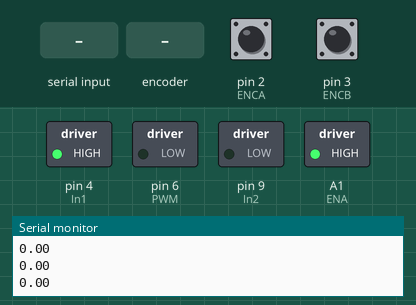
A sketch run on a simulated Arduino Uno, built with avr-gcc and run on an emulated ATmega328P. On the bench: switched loads named in the sketch (green lamp = pin HIGH), the last lines printed to the serial monitor. The inputs (shaded band) are chosen by the test bench; at power-on: pin 2 (ENCA) HIGH, pin 3 (ENCB) HIGH.

Above: at 2.2 s.
2.3 s: "90,45\n" received over Serial
At 3.45 s:
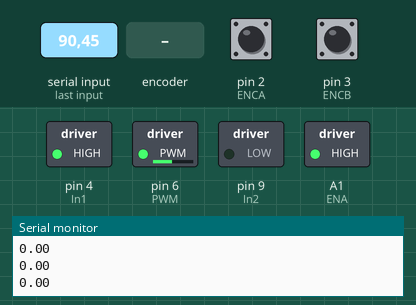
At 5.28 s:
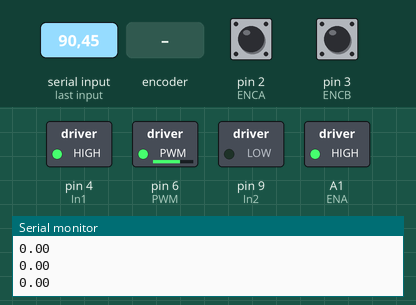
5.3 s: rotary encoder on pin 2 (ENCA) / pin 3 (ENCB) turned 1 step (first pin leading)
At 7.47 s:
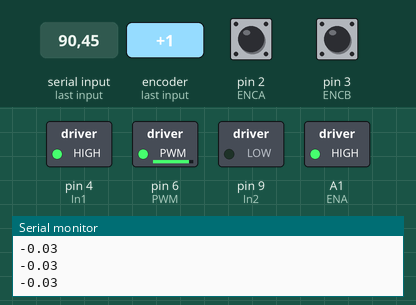
8.3 s: "30,150\n" received over Serial
Timing chart, 0 to 16.8 s (numbered marks = the images above; inputs shaded):
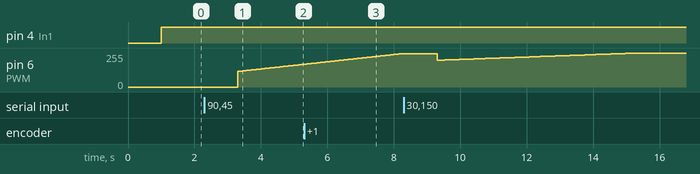

Measured:
- after the input at 2.3 s, pin 6 (PWM): moves from 0/255 to 170/255 over 2.0 s, starting after 1.0 s

The sketch:

PID2.ino
```cpp
#include <util/atomic.h>
#define In1 4
#define In2 9
#define ENCA 2
#define ENCB 3
#define PWM 6
#define ENA A1

String x;
char t[80];

char buffer[20];

long prevT = 0;
int posPrev = 0;
volatile int pos_i = 0;
volatile float velocity_i = 0;
volatile long prevT_i = 0;

float v1Filt = 0;
float v1Prev = 0;
float v2Filt = 0;
float v2Prev = 0;

float eintegral = 0;
float edrivative = 0;
float preve = 0;

float vt = 0;

float kp = 1;
float ki = 0.3;


void setup() {
  Serial.begin(9600);
  pinMode(In1,OUTPUT);
  pinMode(In2,OUTPUT);
  pinMode(PWM,OUTPUT);
  pinMode(ENA, OUTPUT);
  pinMode(ENCA,INPUT);
  pinMode(ENCB,INPUT);
  digitalWrite(ENA,HIGH);

  attachInterrupt(digitalPinToInterrupt(ENCA),readEncoder,RISING);

  analogWrite(PWM,0);
  delay(1000);


}

void loop() {

  /*  measuring output speed */
  /*if (Serial.available()) {
    char receivedChar = Serial.read(); // Read the character from serial communication
    Serial.println(receivedChar);
    if (receivedChar == 'S') {
      analogWrite(PWM,0);
    } else  {*/
  int pos = 0;
  float velocity2 = 0;
  ATOMIC_BLOCK(ATOMIC_RESTORESTATE){
    pos = pos_i;
    velocity2 = velocity_i;}

  long currT = micros();
  float deltaT = ((float)(currT-prevT)) / 1.0e6;
  float velocity1 = (pos - posPrev) / deltaT;
  posPrev = pos;
  prevT = currT;

  float v1 = (velocity1/ 330) * 60;
  float v2 = (velocity2/ 330) * 60;

  v1Filt = 0.854 * v1Filt + 0.0728 * v1 + 0.0728 * v1Prev;
  v1Prev = v1;
  v2Filt = 0.854 * v2Filt + 0.0728 * v2 + 0.0728 * v2Prev;
  v2Prev = v2;


  Serial.println(v2Filt);

  /* reading input speed */
  if (Serial.available() > 0){
    x = Serial.readString();
    x.toCharArray(t, 80);
    vt = atof(t);
  }


  /* applying control algorithm */
  float e = vt - v2Filt;
  eintegral = eintegral + e*deltaT;

  if( eintegral > 255/ki) {
    eintegral = 255/ki;
  }
  else if (eintegral < -255/ki){
    eintegral = -255/ki;
  }


  float u = kp * e + ki * eintegral ;
  preve = e;

  int dir = -1;
  if (u < 0)
    dir = 1;
  int pwr = (int) fabs(u);
  if (pwr > 255)
    pwr = 255;

  if (vt == 0 ){
    pwr = 0;
  }

  setMotor(dir,pwr,PWM,In1,In2);

    //}
  //}
}

void setMotor(int dir, int pwmVal, int pwm, int in1, int in2){
  analogWrite(PWM,pwmVal); // Motor speed
  if(dir == -1){
    // Turn one way
    digitalWrite(In1,HIGH);
    digitalWrite(In2,LOW);
  }
  else if(dir == 1){
    // Turn the other way
    digitalWrite(In1,LOW);
    digitalWrite(In2,HIGH);
  }
  else{
    // Or dont turn
    digitalWrite(in1,LOW);
    digitalWrite(in2,LOW);
  }
}

void readEncoder()
{
  int b = digitalRead(ENCB);
  int increment = 0;
  if (b > 0)
    increment = 1;
  else
    increment = -1;

  pos_i = pos_i + increment;

  long currT = micros();
  float deltaT = ((float)(currT - prevT_i)) / 1.0e6;
  velocity_i = increment / deltaT;
  prevT_i = currT;
}
```
